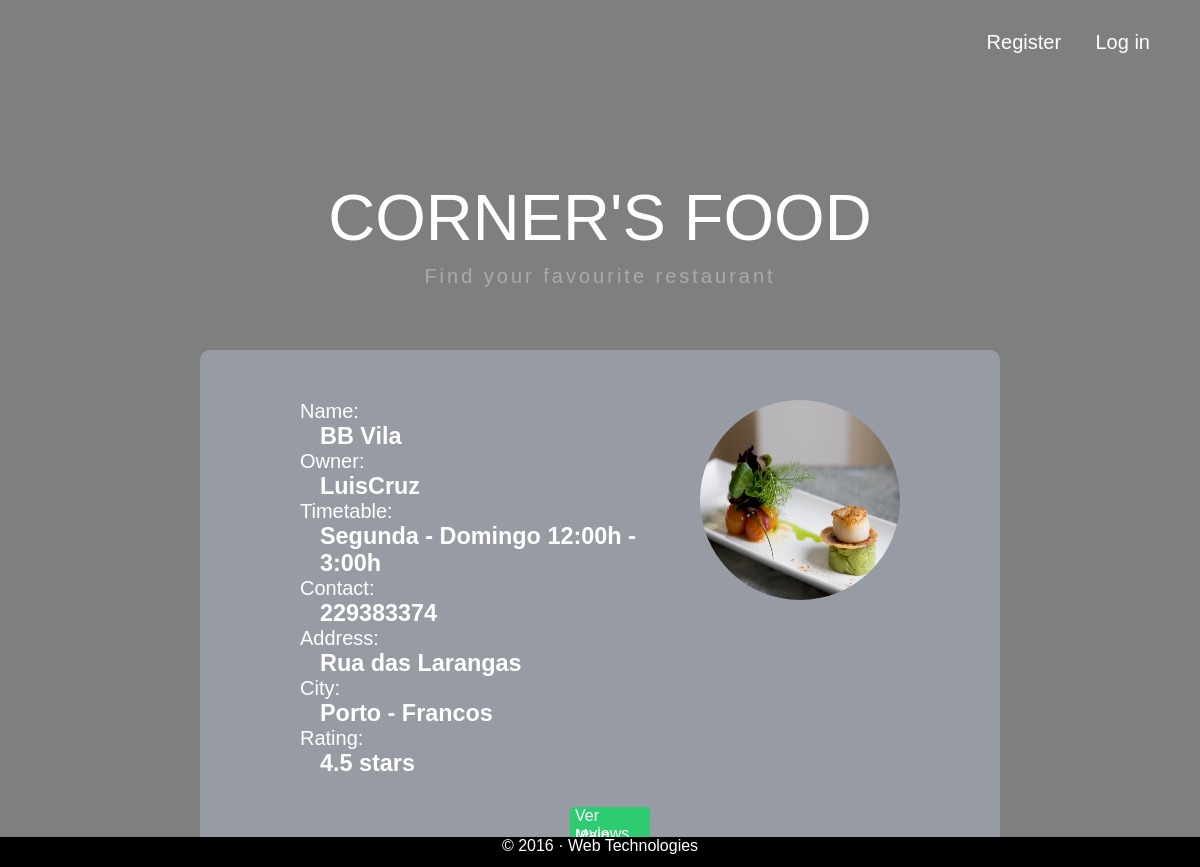
The app's page /RestaurantDetailPage.php?Restaurant_search=1 with its own data.
### tables this page shows
CREATE TABLE Foto(
			idFoto INTEGER PRIMARY KEY , 
			fotoName VARCHAR
			);

CREATE TABLE Restaurant(
			idRestaurant INTEGER PRIMARY KEY AUTOINCREMENT,
			name VARCHAR NOT NULL,
			owner VARCHAR REFERENCES User(username),
			timetable VARCHAR,
			contact INTEGER,
			address VARCHAR,
			idCity INTEGER REFERENCES City(idCity)
			);

CREATE TABLE City(
			idCity INTEGER PRIMARY KEY,
			city VARCHAR
			);

### getRestaurantInfo.php (called while the page is built, shortened)
<?php
   function getInfo_restaurant($idRestaurant) {
    global $conn;
    $stmt = $conn->prepare('SELECT * FROM  Restaurant WHERE idRestaurant = ?');
	$stmt->execute(array($idRestaurant));
    return ($stmt->fetch());
  }
   function getInfo_restaurant_photo($idRestaurant) {
    global $conn;
    $stmt = $conn->prepare('SELECT * FROM  RestaurantFoto WHERE idRestaurant = ?');
	$stmt->execute(array($idRestaurant));
    return ($stmt->fetch());
  }
function getAverage($Rest) {
	global $conn;
	$Sum_Average = 0;
	$Rating = "SELECT rating FROM Review WHERE Review.idRestaurant = $Rest";
	$All_rating = $conn->prepare($Rating);
	$All_rating->execute();
	$result = $All_rating->fetchAll();
	foreach( $result as $coments) {
		$Sum_Average += $coments['rating'];
	}
	$Average = $Sum_Average / count($result);
	$Average = round($Average, 1);
	return $Average;
}
?>

### database/photo.php (called while the page is built, shortened)
<?php
function getInfoFoto($idFoto){
	global $conn;
	$stmt = $conn->prepare('SELECT * FROM Foto WHERE idFoto =? ');
	$stmt->execute(array($idFoto));
	return ($stmt->fetch());
}
?>

### RestaurantDetailPage.php (the view, shortened to what this page needs)
<?php
include_once('config/init.php');
include_once('getRestaurantInfo.php');
include_once('database/photo.php');
include('templates/headerFinal.php');
include('templates/Corner_food.php');
$Restaurant_search = $_GET['Restaurant_search'];
$res = getInfo_restaurant($Restaurant_search);
$info_restaurant_photo = getInfo_restaurant_photo($Restaurant_search);
$name = $res['name'];
$owner = $res['owner'];
$timetable = $res['timetable'];
$contact = $res['contact'];
$address = $res['address'];
$idcity = $res['idCity'];
$idRestaurant=$res['idRestaurant'];
	$stmt = $conn->prepare('SELECT * FROM City WHERE City.idCity = ?');
    $stmt->execute(array($idcity));
    $infoCity = $stmt->fetch();
	$city= $infoCity['city'];
$idFoto = $info_restaurant_photo['idFoto'];
$infoFoto = getInfoFoto($idFoto);
$FotoName = $infoFoto['fotoName'];
$Rating = getAverage($Restaurant_search);
?>
<section id="Restaurant-Detailed-Info">
	<header>
		<section id="Restaurant-Info">
			<?php if($FotoName !== NULL)
			{?>
			<section id="Restaurant-Image">
				<img src="database/photos/<?=$FotoName?>" width="200" height="200">
			</section>
			<?php } ?>
			<section id="name">
				Name: <h3><?=$name?></h3>
			</section>
			<section id="owner">
				Owner: <h3><?=$owner?></h3>
			</section>
			<section id="timetable">
				Timetable: <h3><?=$timetable?></h3>
			</section>
			<section id="contact">
				Contact: <h3><?=$contact?></h3>
			</section>
			<section id="address">
				Address: <h3><?=$address?></h3>
			</section>
			<section>
				City: <h3 id="city"><?=$city?></h3>
			</section>
			<section id="rating">
				Rating: <h3><?=$Rating?> stars</h3>
			</section>
		</section>
	</header>
	<li><a href="reviewPage.php?idRestaurant=<?=$idRestaurant?>"> Ver reviews </a><li>
	<li><a href="index.php">Main Page</a></li>
</section>
<?php
include('templates/footer.php');
?>

### templates/headerFinal.php (shortened to what this page needs)
<!DOCTYPE html>
<html>
<head>
  <link rel="stylesheet" href="css/style.css">
</head>
<body>
  <header>
    <div class="background-wrap">
      <video id="video-bg-elem" preload="auto" autoplay="true" loop="loop" muted="muted">
        <source src="Seq.mp4" type="video/mp4">
        </video>
      </div>
      <div id="logreg">
        <?php if (!isset($_SESSION['username']))
        { ?>
        <div id="Buttons">
          <a href="registerPage.php">Register</a>
          <a href="logInPage.php">Log in</a>
        </div>
        <?php }
        ?>
      </div>
    </header>

### templates/Corner_food.php
<div class="vid-content">
	<h1> <a href="index.php">Corner's Food</a> </h1>
	<p>Find your favourite restaurant</p>
</div>

### templates/footer.php
    <footer>
      &copy; 2016 &middot; Web Technologies
    </footer>
  </body>
</html>

### css/style.css (style rules this page uses)
header { padding-bottom: 50px; }
#Buttons { position: absolute; top: 0; right: 20px; padding-top: 31px; }
#Buttons a { text-decoration: none; padding-right: 30px; font-family: Calibri,sans-serif; color: white; font-size: 20px; }
* { margin: 0; padding: 0; }
html, body { height: 100%; font-family: Calibri,sans-serif; }
footer { position: fixed; bottom: 0; left: 0; right: 0; height: 30px; overflow: hidden; background-color: rgba(0,0,0.5); color: white; text-align: center; }
.background-wrap { position: fixed; z-index: -1000; width: 100%; height: 100%; overflow: hidden; top:0; left:0; }
#video-bg-elem { position: absolute; top: 0; left: 0; width: 100%; }
.vid-content { position: absolute; top:0; width: 100%; min-height: 100%; z-index: -1; background-color: rgba(0,0,0,0.5); }
.vid-content h1 { text-align: center; font-size: 65px; text-transform: uppercase; font-weight: 300; color: #fff; padding-top: 15%; margin-bottom: 10px; }
.vid-content a { text-align: center; font-size: 65px; text-transform: uppercase; text-decoration: none; font-weight: 300; color: #fff; text-decoration: none; padding-top: 15%; margin-bottom: 10px; }
.vid-content p { text-align: center; font-size:20px; letter-spacing: 3px; color: #aaa; }
#Restaurant-Detailed-Info { width:800px; height: 500px; margin:0 auto; margin-top: 300px; margin-bottom: 40px; border-radius: 10px; background-color: rgba(166, 174, 188,0.6); }
#Restaurant-Detailed-Info header { margin-left: 100px; margin-right: 100px; padding-top: 50px; }
#Restaurant-Detailed-Info li { list-style-type: none; margin-right:350px; margin-left:350px; margin-top: -50px; }
#Restaurant-Detailed-Info a { text-decoration: none; color: #fff; border-radius: 4px; border: none; border-bottom: 4px solid #27AE60; background-color: #2ECC71; display: inherit; margin-top: 30px; margin-left: 20px; padding-left: 5px; }
#Restaurant-Image { float:right; }
#Restaurant-Image img { border-radius: 100px; }
#Restaurant-Info { display: inline; font-family: Calibri,sans-serif; font-size: 20px; color: white; }
#Restaurant-Info h3 { margin-left: 20px; }

### records on screen
foto: fotoName (picture)
restaurant: name "BB Vila", owner "LuisCruz", timetable "Segunda - Domingo 12:00h - 3:00h", contact "229383374", address "Rua das Larangas"
city: city "Porto - Francos"

### other values on screen
$Rating "4.5"
